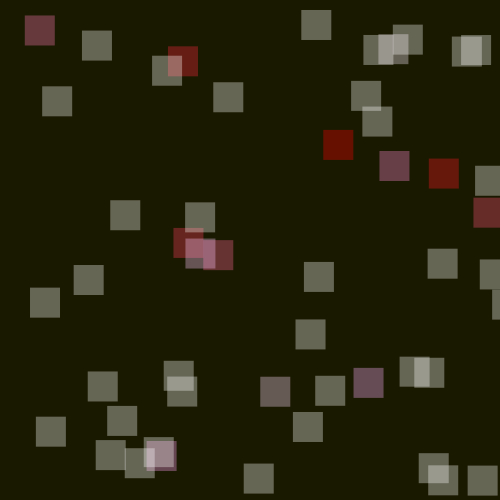
Frame 1 (no input)
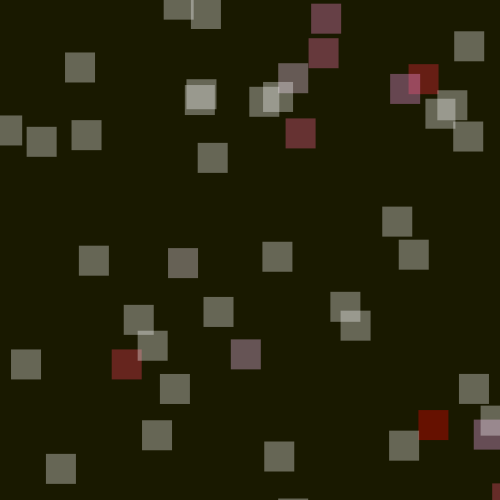
Frame 60 (the mouse pressed at the canvas centre just before this capture)
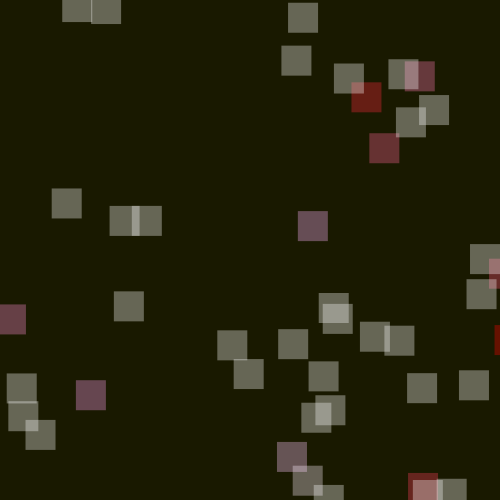
Frame 120 (the mouse held since frame 60 and released just before this capture)

The Processing sketch that drew these frames (run headless with seeded random() and noise(); from frame 60 on, the mouse is pressed at the canvas centre):

// Processing sketch: processing_67105
// ── processing_67105.pde

int numSquare = 50;
int size = 30;

float[] squareX = new float [numSquare];
float[] squareY = new float [numSquare];
float[] velX = new float [numSquare];
float[] velY = new float [numSquare];



void setup() {
  size(500, 500);
  smooth();
  noStroke();

  for (int i=0; i < numSquare; i++) {
    squareX[i] = random(width);
    squareY[i] = random(height);
    println("X = " + squareX[i] + "Y = " + squareY[i]);
    velX[i] = random(20);
    velY[i] = random(20);
    
  }
}

  void mouseReleased() {
    
    for (int i = 0;i<squareX.length; i++) {
      
      squareX[i] = mouseX;
      squareY[i] = mouseY;
      
      velX[i] = random(-2,2);
      velY[i] = random(-7,-3);
      
      
  }
  }

void draw() {
  background(25, 25, 0);

  for (int i = 0; i < numSquare; i++) {
    fill(255, i*20, i*30, 85);
    rect(squareX[i], squareY[i], size, size);

    squareY[i] += velY[i];
    squareX[i] += velX[i];



    if ((squareY[i] < 0) || (squareY[i] > height)) {
      velY[i]*=-.9;
    }  

    if ((squareX[i] < 0) || (squareX [i] > width)) {
      velX[i]*=-1;
    }
  }


}
